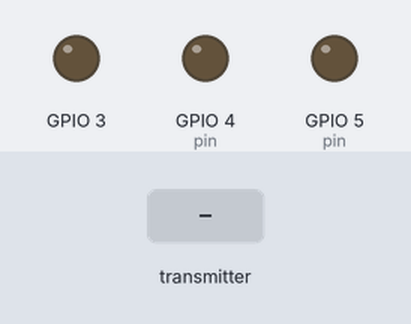
Bench run of a sketch on a simulated ESP8266 (NodeMCU). Shown: output pins drawn as LEDs (lit = HIGH). Dashed ring = blinking. Inputs (shaded band) come from the test bench. What the sketch prints to the serial monitor is not drawn.

Above: at 1.2 s.
1.3 s: the transmitter starts sending id = 0
At 2.8 s:
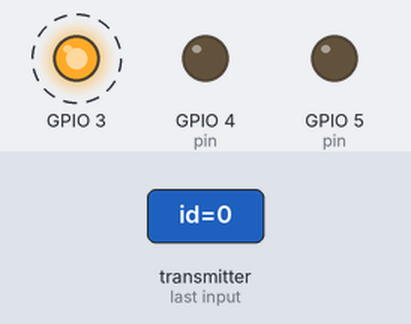
4.3 s: the transmitter starts sending type = 0
Timing chart, 0 to 12.5 s (numbered marks = the images above; inputs shaded):
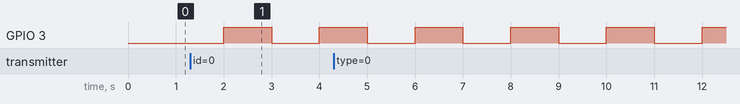

Measured:
- by itself, GPIO 3: alternates HIGH for 1.0 s and LOW for 1.0 s

The sketch:

esp8266-node2.ino
```cpp
#include <ESP8266WiFi.h>
#include <espnow.h>

#define NODE_NAME 2
#define LED_TYPE 'L'

// REPLACE WITH THE MAC Address of your receiver
uint8_t broadcastAddress[2][6] = {{0x84, 0x0D, 0x8E, 0x85, 0xF8, 0x1D}, {0x84, 0xCC, 0xA8, 0xB1, 0x42, 0x6C}};

const long interval = 1000;
unsigned long previousMillis = 0;
bool redState1 = true;
bool redState2 = true;
bool greenState = false;

typedef struct Notification {
  int id;
  char type;
  int pin;
  boolean state;
} Notification;

Notification sendNotification1;
Notification sendNotification2;
Notification recieveNotification;

int id;
char type;
int pin;
boolean state;

// Callback when data is sent
void onDataSend(uint8_t *mac_addr, uint8_t sendStatus) {
  char macStr[18];
  Serial.print(" Packet to:");
  snprintf(macStr, sizeof(macStr), "%02x:%02x:%02x:%02x:%02x:%02x",
           mac_addr[0], mac_addr[1], mac_addr[2], mac_addr[3], mac_addr[4], mac_addr[5]);
  Serial.print(macStr);
  Serial.print(" Last Packet Send Status: ");
  if (sendStatus == 0) {
    Serial.println(" Delivery success");
  }
  else {
    Serial.println(" Delivery fail");
  }
}

// Callback when data is received
void onDataRecieve(uint8_t * mac_addr, uint8_t *incomingData, uint8_t len) {
  char macStr[18];
  Serial.print("Packet received from: ");
  snprintf(macStr, sizeof(macStr), "%02x:%02x:%02x:%02x:%02x:%02x",
           mac_addr[0], mac_addr[1], mac_addr[2], mac_addr[3], mac_addr[4], mac_addr[5]);
  Serial.println(macStr);
  memcpy(&recieveNotification, incomingData, sizeof(recieveNotification));
  Serial.print("Bytes received: ");
  Serial.println(len);
  id = recieveNotification.id;
  type = recieveNotification.type;
  pin = recieveNotification.pin;
  state = recieveNotification.state;
  displayData(id, type, pin, state);
  if (type == LED_TYPE) {
    if (id == 1) {
      if (state) {
        digitalWrite(pin, HIGH);
      } else {
        digitalWrite(pin, LOW);
      }
    } else if (id == 3)  {
      if (state) {
        digitalWrite(pin, HIGH);
      } else {
        digitalWrite(pin, LOW);
      }
    } else {
      Serial.print("INVALID SENDER FOR NODE2 => ");
      Serial.println(id);
    }
  }
}


void setup() {
  // Init Serial Monitor
  Serial.begin(115200);

  pinMode(5, OUTPUT);
  pinMode(4, OUTPUT);
  pinMode(3, OUTPUT);

  // Set device as a Wi-Fi Station
  WiFi.mode(WIFI_STA);
  WiFi.disconnect();

  // Init ESP-NOW
  if (esp_now_init() == 0) {
    Serial.println(" ESPNow Init Success ");
  } else {
    Serial.println(" ESPNow Init Failed ");
    ESP.restart();
  }

  // Set ESP-NOW Role
  esp_now_set_self_role(ESP_NOW_ROLE_COMBO);

  // Once ESPNow is successfully Init, we will register for Send CB to
  // get the status of Trasnmitted packet
  esp_now_register_send_cb(onDataSend);

  // Register peer
  esp_now_add_peer(broadcastAddress[0], ESP_NOW_ROLE_COMBO, 1, NULL, 0);
  esp_now_add_peer(broadcastAddress[1], ESP_NOW_ROLE_COMBO, 1, NULL, 0);

  // Register for a callback function that will be called when data is received
  esp_now_register_recv_cb(onDataRecieve);
}

void loop() {
  unsigned long currentMillis = millis();
  if (currentMillis - previousMillis >= interval) {
    previousMillis = currentMillis;

    if (redState1) {
      sendNotification1.id = NODE_NAME;
      sendNotification1.type = LED_TYPE;
      sendNotification1.pin = 5;
      sendNotification1.state = true;
      redState1 = false;
    } else {
      sendNotification1.id = NODE_NAME;
      sendNotification1.type = LED_TYPE;
      sendNotification1.pin = 5;
      sendNotification1.state = false;
      redState1 = true;
    }

    if (redState2) {
      sendNotification2.id = NODE_NAME;
      sendNotification2.type = LED_TYPE;
      sendNotification2.pin = 4;
      sendNotification2.state = true;
      redState2 = false;
    } else {
      sendNotification2.id = NODE_NAME;
      sendNotification2.type = LED_TYPE;
      sendNotification2.pin = 4;
      sendNotification2.state = false;
      redState2 = true;
    }

    if (greenState) {
      digitalWrite(3, HIGH);
      greenState = false;
    } else {
      digitalWrite(3, LOW);
      greenState = true;
    }

    // Send message via ESP-NOW
    esp_now_send(broadcastAddress[0], (uint8_t *) &sendNotification1, sizeof(sendNotification1));
    esp_now_send(broadcastAddress[1], (uint8_t *) &sendNotification2, sizeof(sendNotification2));
  }
}

void displayData(int id, char type, int pin, boolean state) {
  Serial.println();
  Serial.print("DATA RECIEVED  ::=>");
  Serial.print(id);
  Serial.print("  ");
  Serial.print(type);
  Serial.print(" ");
  Serial.print(pin);
  Serial.print(" ");
  Serial.print(state);
  Serial.println();
}
```
